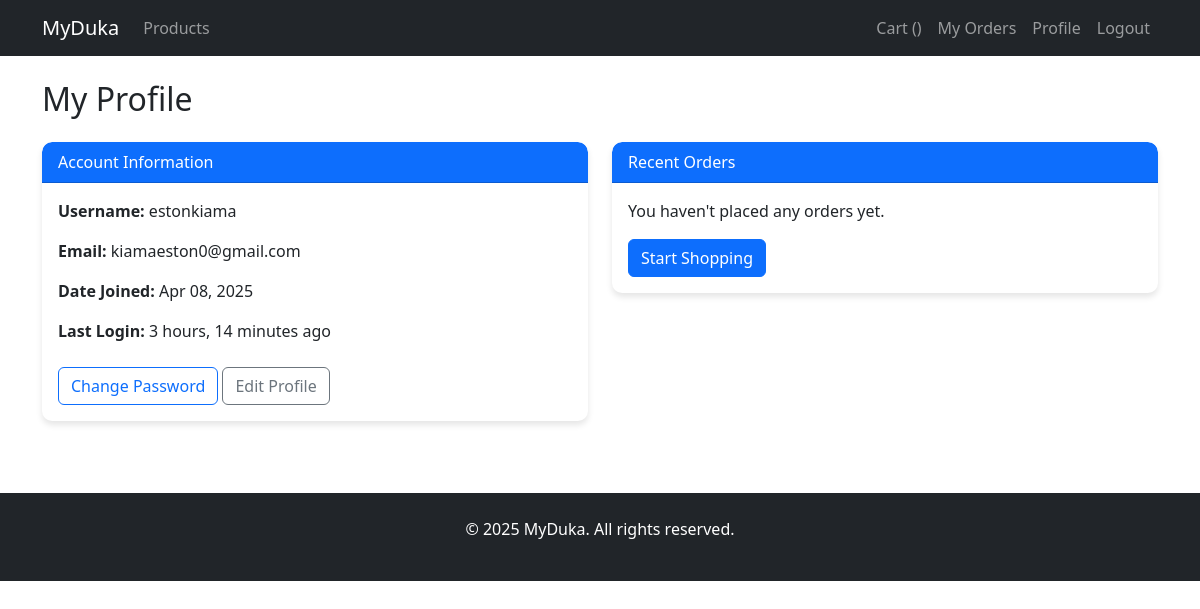
The app's page /accounts/profile/ (signed in), older data.
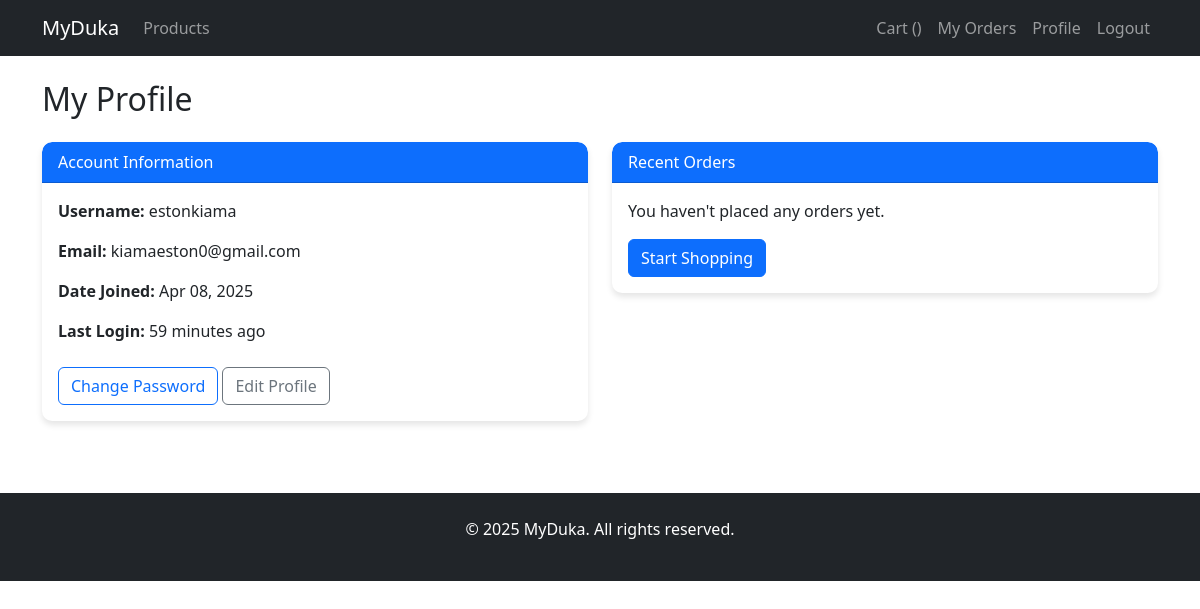
The same page, newer data.
### accounts/models.py (models this page shows, shortened)
class User(AbstractUser):
    is_customer = models.BooleanField(default=True)

### accounts/views.py (the view)
# urls.py: path('profile/', profile, name='profile'),
@login_required
def profile(request):
    return render(request, 'accounts/profile.html')

### templates/accounts/profile.html (shortened to what this page needs)
{% extends 'base.html' %}
{% block content %}
<h2 class="mb-4">My Profile</h2>
<div class="row">
    <div class="col-md-6">
        <div class="card mb-4">
            <div class="card-header bg-primary text-white">
                Account Information
            </div>
            <div class="card-body">
                <p><strong>Username:</strong> {{ user.username }}</p>
                <p><strong>Email:</strong> {{ user.email }}</p>
                <p><strong>Date Joined:</strong> {{ user.date_joined|date:"M d, Y" }}</p>
                <p><strong>Last Login:</strong> {{ user.last_login|timesince }} ago</p>
                <div class="mt-4">
                    <a href="#" class="btn btn-outline-primary">Change Password</a>
                    <a href="#" class="btn btn-outline-secondary">Edit Profile</a>
                </div>
            </div>
        </div>
    </div>
    <div class="col-md-6">
        <div class="card">
            <div class="card-header bg-primary text-white">
                Recent Orders
            </div>
            <div class="card-body">
                {% if user.orders.all %}
                <ul class="list-group list-group-flush">
                    {% for order in user.orders.all|slice:":3" %}
                    <li class="list-group-item d-flex justify-content-between align-items-center">
                        <a href="{% url 'order_detail' order.id %}">Order #{{ order.id }}</a>
                        <span class="badge bg-{% if order.status == 'delivered' %}success{% elif order.status == 'cancelled' %}danger{% else %}warning{% endif %}">
                            {{ order.get_status_display }}
                        </span>
                    </li>
                    {% endfor %}
                </ul>
                <div class="mt-3 text-center">
                    <a href="{% url 'order_list' %}" class="btn btn-sm btn-outline-primary">View All Orders</a>
                </div>
                {% else %}
                <p>You haven't placed any orders yet.</p>
                <a href="{% url 'product_list' %}" class="btn btn-primary">Start Shopping</a>
                {% endif %}
            </div>
        </div>
    </div>
</div>
{% endblock %}

Row changes from the older to the newer data that the page shows:
changed User "estonkiama": last_login "3 hours, 14 minutes" → "59 minutes"
